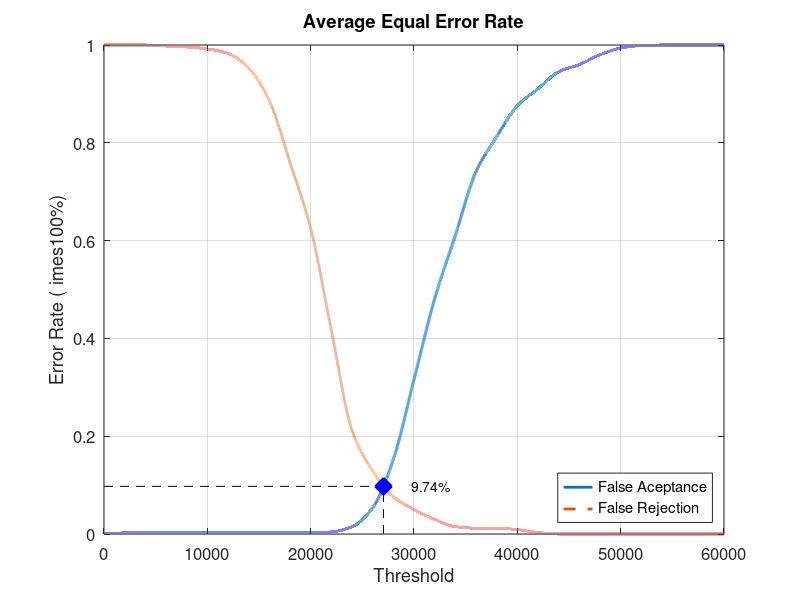
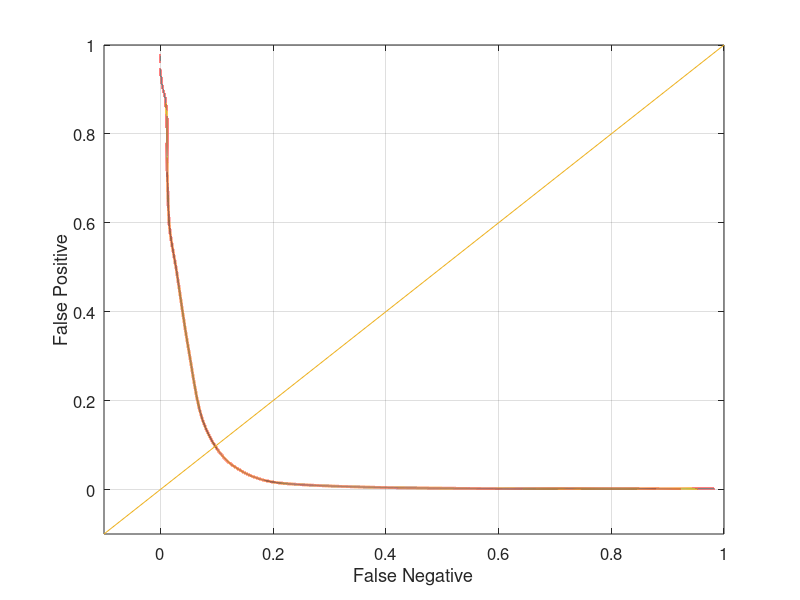

MATLAB code for these plots, in order:
close all;
clear;
clc;
x = 0:2000:60000;
xq = 0:0.5:60000;

y0 = [0 0.00210526 0.00210526 0.00210526 0.00210526 0.00210526 0.00210526 0.00210526 0.00210526 0.00210526 0.00210526 0.00421053 0.0147368 0.0536842 0.152632 0.315789 0.481053 0.610526 0.741053 0.812632 0.875789 0.910526 0.945263 0.96 0.98 0.993684 0.998947 1 1 1 1]
yy0 = interp1(x, y0, xq, 'pchip');
y1 = [1 1 1 0.998 0.996 0.992 0.983 0.953 0.886 0.76 0.625 0.417 0.212 0.129 0.076 0.05 0.03 0.015 0.012 0.012 0.009 0.003 0 0 0 0 0 0 0 0 0]
yy1 = interp1(x, y1, xq, 'pchip');

% Calculating EER: 
y2 = abs(y0 - y1);
find(y2 == min(y2))
yy2 = abs(yy0 - yy1);
xEER = find(yy2 == min(yy2));
xEERIndex = xq(xEER) % X-axis EER
yEER = yy0(xEER) % Y-axis EER

main = figure
plot(xq, yy0,'-','LineWidth', 2);	hold on
plot(xq, yy1,'--','LineWidth', 2);	hold on
plot([xEERIndex xEERIndex], [0 yEER], 'k--');	hold on
plot([0 xEERIndex], [yEER yEER], 'k--');	hold on
plot(xEERIndex, yEER, 'bx', 'LineWidth', 10);	hold on
text(xEERIndex + 10 * xEERIndex / 100, yEER, [num2str(round((10000 * yEER)) / 100) '%'])
legend('False Aceptance', 'False Rejection', 'Location', 'SouthEast')
xlabel('Threshold')
ylabel('Error Rate (	imes100%)')
title('Average Equal Error Rate')
set(gca, 'FontSize', 12)
axis([0 60000 0 1])
grid on

print(main, 'Database1AverageMain', '-dpng');
FNRxFPR = figure('Color', [1 1 1]);
plot(yy1, yy0, '-', yy1, yy0, 'LineWidth', 2);
hold on
y = -0.1:0.1:1
plot(y, y); 
set(gca, 'FontSize', 12)
xlabel('False Negative')
ylabel('False Positive')
axis([-0.1 1 -0.1 1])
set(gca, 'FontSize', 12)
grid on

print(FNRxFPR, 'Database1AverageFNRxFPR','-dpng');
